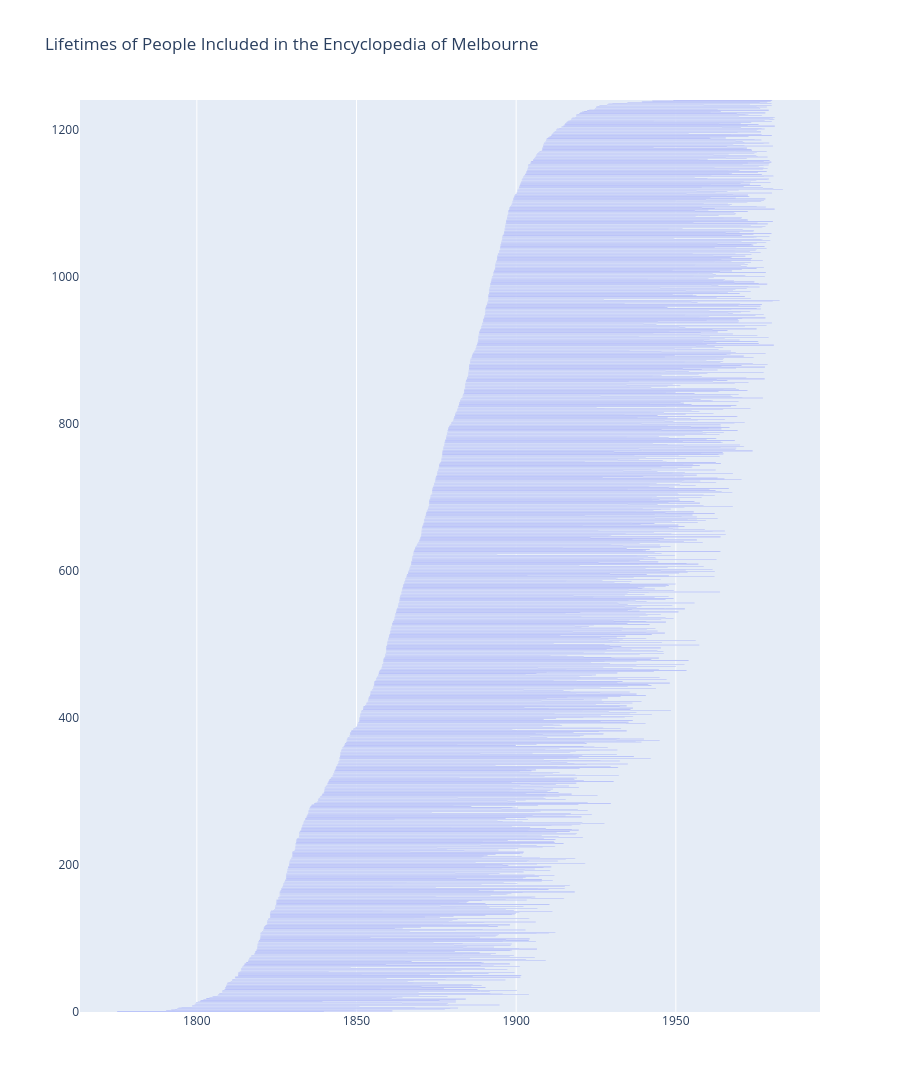

Here is the notebook cell this chart was saved with:
### Markdown cell above
This is a little hard to read! Lets start by increasing the height of our plot, by specifying a height value. Note, you can also use the controls at the top of the Plotly figure to zoom in and around:

### Code cell
fig = px.timeline(
    df,
    x_start="birth_date",
    x_end="death_date",
    hover_data={
        "name": True,
        "birth_date": True,
        "death_date": True,
    },
    title="Lifetimes of People Included in the Encyclopedia of Melbourne",
    height=1800,
)

fig.show()

### Figure 1 — Plotly figure (JSON) as saved in the notebook; plotly's stock layout.template omitted (floating-point values rounded to 4 significant figures; data arrays with more than 128 entries replaced by an {"elided": "..."} marker saying what was removed)
{"data": [{"base": {"elided": "1241 str values"}, "customdata": {"elided": "1241x1 str values"}, "hovertemplate": "birth_date=%{base}<br>death_date=%{x}<br>name=%{customdata[0]}<extra></extra>", "legendgroup": "", "marker": {"color": "#636efa", "pattern": {"shape": ""}}, "name": "", "orientation": "h", "showlegend": false, "textposition": "auto", "type": "bar", "x": {"elided": "1241 int values"}, "xaxis": "x", "yaxis": "y"}], "layout": {"barmode": "overlay", "height": 1800, "legend": {"tracegroupgap": 0}, "title": {"text": "Lifetimes of People Included in the Encyclopedia of Melbourne"}, "xaxis": {"anchor": "y", "domain": [0, 1], "type": "date"}, "yaxis": {"anchor": "x", "domain": [0, 1]}}}
